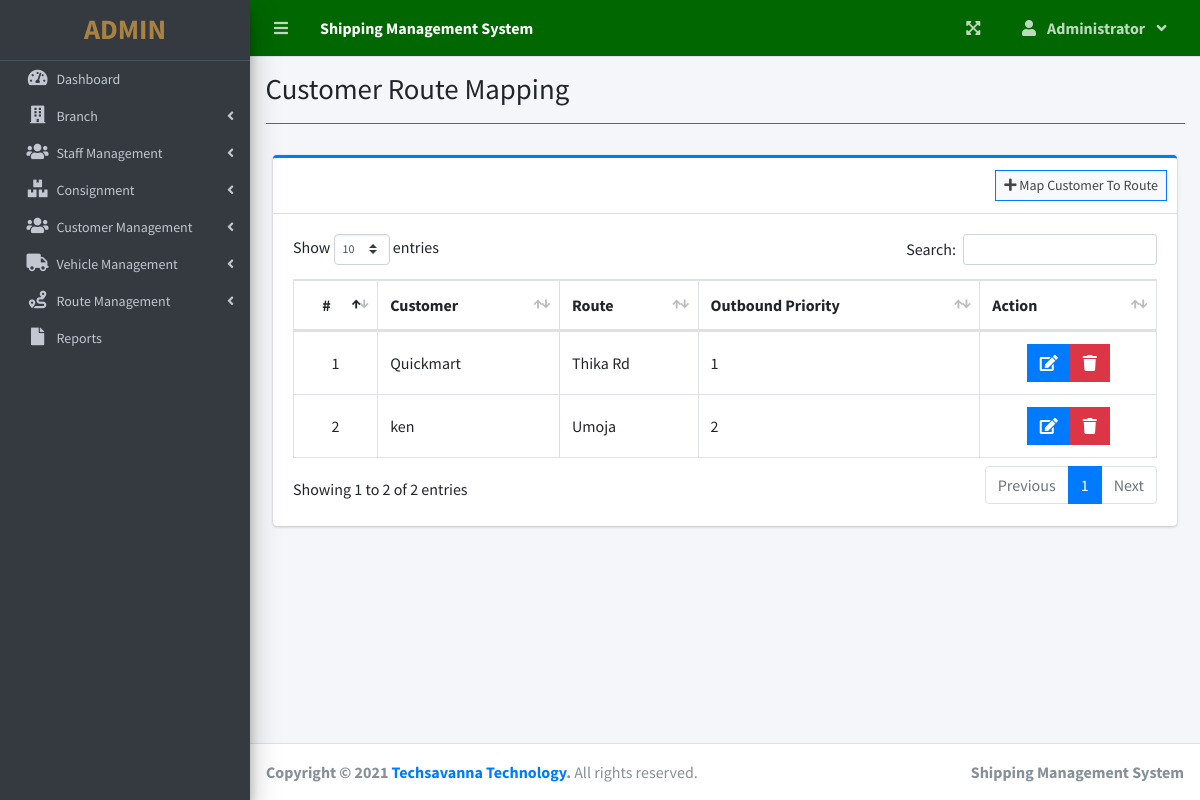
The page /index.php?page=customer_route_mapping (signed in) on the database its author committed.
### tables this page shows
CREATE TABLE `customer_route` (
  `id` int(11) NOT NULL,
  `customer` int(11) NOT NULL,
  `route` int(11) NOT NULL,
  `outbound_priority` int(11) NOT NULL
);

CREATE TABLE `customer` (
  `id` int(11) NOT NULL,
  `name` varchar(50) NOT NULL,
  `location` varchar(50) NOT NULL,
  `town` varchar(50) NOT NULL,
  `county` varchar(50) NOT NULL,
  `route` int(11) NOT NULL
);

CREATE TABLE `route` (
  `id` int(11) NOT NULL,
  `name` varchar(50) NOT NULL,
  `town` varchar(50) NOT NULL,
  `county` varchar(50) NOT NULL,
  `inbound_outbound` char(3) NOT NULL,
  `active` tinyint(1) NOT NULL
);

### customer_route_mapping.php (the view, shortened to what this page needs)
<?php include'db_connect.php' ?>
<div class="col-lg-12">
	<div class="card card-outline card-primary">
		<div class="card-header">
		    	<div class="card-tools">
				<a class="btn btn-block btn-sm btn-default btn-flat border-primary " href="./index.php?page=new_customer_route_mapping"><i class="fa fa-plus"></i> Map Customer To Route</a>
			</div>
			</div>
		<div class="card-body">
			<table class="table tabe-hover table-bordered" id="list">
				<thead>
					<tr>
						<th class="text-center">#</th>
						<th>Customer</th>
						<th>Route</th>
						<th>Outbound Priority</th>
						<th>Action</th>
					</tr>
				</thead>
				<tbody>
					<?php
					$i = 1;
					$qry = $conn->query("SELECT cr.id as id, cr.outbound_priority as priority, r.name as route, c.name as customer FROM customer_route cr left join route r on r.id = cr.route left join customer c on c.id = cr.customer");
					while($row= $qry->fetch_assoc()):
					?>
					<tr>
						<td class="text-center"><?php echo $i++ ?></td>
						<td class=""><?php echo $row['customer'] ?></td>
						<td><?php echo ucwords($row['route']) ?></td>
						<td><?php echo ucwords($row['priority']) ?></td>
						<td class="text-center">
		                    <div class="btn-group">
		                        <a href="index.php?page=edit_customer_route_mapping&id=<?php echo $row['id'] ?>" class="btn btn-primary btn-flat ">
		                          <i class="fas fa-edit"></i>
		                        </a>
		                        <button type="button" class="btn btn-danger btn-flat delete_customer_route_mapping" data-id="<?php echo $row['id'] ?>">
		                          <i class="fas fa-trash"></i>
		                        </button>
	                      </div>
						</td>
					</tr>
				<?php endwhile; ?>
				</tbody>
			</table>
		</div>
	</div>
</div>

### customer_route_mapping.php (style rules this page uses)
table td { vertical-align: middle !important; }

### rows shown on the page
customer_route: customer.name "Quickmart", route.name "Thika Rd", outbound_priority "1"
customer_route: customer.name "ken", route.name "Umoja", outbound_priority "2"

### other values the page prints
$_SESSION['system']['name'] "Shipping Management System"
$_SESSION['login_firstname'] "Administrator"
$title "Customer Route Mapping"
